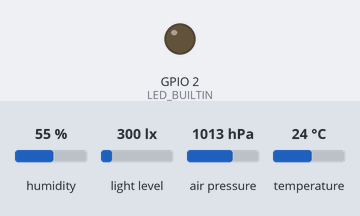
The program below on a simulated ESP32. On the bench: output pins drawn as LEDs (lit = HIGH). The inputs (shaded band) are chosen by the test bench; at power-on: humidity 55 %, light level 300 lx, air pressure 1013 hPa, temperature 24 °C. Nothing arrives over Bluetooth unless stated.

Above: at 0.2 s.
At 15.5 s:
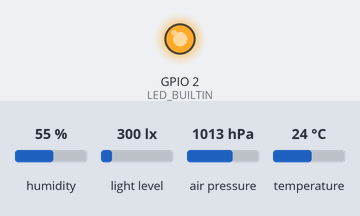
Timing chart, 0 to 78.0 s (numbered marks = the images above):
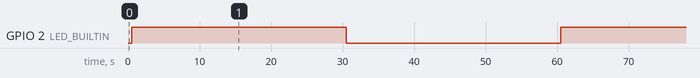

Measured:
- by itself, GPIO 2 (LED_BUILTIN): alternates HIGH for 30.0 s and LOW for 30.0 s

The program:

main.cpp
```cpp
#include <Arduino.h>
#include "datastore.h"
#include "tasks.h"

void setup()
{

  // https://github.com/stumpylog/bthome-weather-station
  ESP_LOGI("main", "Starting up...");

  datastore_init();

  xTaskCreatePinnedToCore(&task_ble_entry,                 // task
                          TASK_NAME_BLE,                   // task name
                          2048,                            // stack size
                          NULL,                            // parameters
                          5,                               // priority
                          &datastore.system.taskBleHandle, // returned task handle
                          0                                // pinned core
  );

  xTaskCreatePinnedToCore(&task_sensors_entry,                 // task
                          TASK_NAME_SENSORS,                   // task name
                          2048,                                // stack size
                          NULL,                                // parameters
                          5,                                   // priority
                          &datastore.system.taskSensorsHandle, // returned task handle
                          1                                    // pinned core
  );

  ESP_LOGI("main", "Start finished");
}

void loop()
{
  // put your main code here, to run repeatedly:
}
```

datastore.cpp
```cpp
#include "datastore.h"
#include "esp32-hal-log.h"

DataStore datastore;

static RTC_DATA_ATTR uint8_t bootCount{0};

void datastore_init(void)
{
    ESP_LOGI("datastore", "boot count: %d", bootCount);
    datastore.system.bootCount = bootCount;
    datastore.system.packetId = 0;
    bootCount++;
}
```

datastore.h
```cpp
#ifndef DATASTORE_H
#define DATASTORE_H

#include "freertos/FreeRTOS.h"
#include "freertos/task.h"

typedef struct SensorsData
{
    float temperature;
    float humidity;
    float pressure;
    float illuminance;
} SensorsData;

typedef struct SystemData
{
    uint8_t bootCount;
    uint8_t packetId;
    TaskHandle_t taskBleHandle;
    TaskHandle_t taskSensorsHandle;
} SystemData;

typedef struct DataStore
{
    SystemData system;
    SensorsData sensors;
} DataStore;

extern DataStore datastore;

void datastore_init(void);

#endif
```

task_ble.cpp
```cpp
#include <Arduino.h>
#include <NimBLEDevice.h>
#include "datastore.h"
#include "tasks.h"

const NimBLEUUID uuid = NimBLEUUID((uint16_t)0xD2FC);

void task_ble_entry(void *params)
{
    // wait some to time to initialize sensors
    vTaskDelay(1500 / portTICK_PERIOD_MS);

    BLEDevice::init("");

    ESP_LOGI(TASK_NAME_BLE, "Task BLE entry");

    for (;;)
    {
        // Wait for sensor task notify
        // Clear all bits on exit to reset
        if (pdTRUE == xTaskNotifyWait(0, 0xFFFFFFFF, NULL, 60000 / portTICK_PERIOD_MS))
        {
            ESP_LOGI(TASK_NAME_BLE, "notify");
        }
        else
        {
            ESP_LOGI(TASK_NAME_BLE, "timeout");
        }

        ESP_LOGI(TASK_NAME_BLE, "Packet #%d", datastore.system.packetId);

        BLEAdvertisementData data = BLEAdvertisementData();

        data.setFlags(0x06);

        std::string bth = "";

        // length
        bth += 0x12; //18

        // 16-bit UUID
        bth += 0x16;

        // UUID
        bth += 0xD2;
        bth += 0xFC;

        // BTHome device info
        bth += 0x40;

        // temperature
        bth += 0x02;

        int16_t t = datastore.sensors.temperature * 100;
        bth += (char)(t & 0xFF);          // lsb
        bth += (char)((t & 0xFF00) >> 8); // msb

        // humidity
        bth += 0x03;

        uint16_t h = datastore.sensors.humidity * 100;
        bth += (char)(h & 0xFF);          // lsb
        bth += (char)((h & 0xFF00) >> 8); // msb

        // pressure
        bth += 0x04;

        uint32_t p = datastore.sensors.pressure * 100;
        bth += (char)(p & 0xFF);             // lsb
        bth += (char)((p & 0xFF00) >> 8);
        bth += (char)((p & 0xFF0000) >> 16); // msb

        // illuminance
        bth += 0x05;

        uint32_t i = datastore.sensors.illuminance * 100;
        bth += (char)(i & 0xFF);             // lsb
        bth += (char)((i & 0xFF00) >> 8);
        bth += (char)((i & 0xFF0000) >> 16); // msb


        // // count packet
        // bth += 0x09;

        // bth += (char)(datastore.system.packetId & 0xFF);          // lsb
        // bth += (char)((datastore.system.packetId & 0xFF00) >> 8); // msb

        data.addData(bth);

        data.setName("BTHomeTest1");

        // std::string payload = data.getPayload();
        // for (size_t i = 0; i < payload.length(); i++)
        // {
        //     if (payload[i] > 32 && payload[i] < 127)
        //         ESP_LOGD(TASK_NAME_BLE, "payload[%2i]: %2X %3i %c", i, payload[i], payload[i], payload[i]);
        //     else
        //         ESP_LOGD(TASK_NAME_BLE, "payload[%2i]: %2X %3i", i, payload[i], payload[i]);
        // }

        BLEAdvertising *pAdvertising = BLEDevice::getAdvertising();
        pAdvertising->setAdvertisementData(data);

        ESP_LOGI(TASK_NAME_BLE, "ble advert start");
        pAdvertising->start();
        vTaskDelay(500 / portTICK_PERIOD_MS);
        pAdvertising->stop();
        ESP_LOGI(TASK_NAME_BLE, "ble advert stop");

        datastore.system.packetId++;
    }
}
```

task_sensors.cpp
```cpp
#include <Arduino.h>
#include <Adafruit_Sensor.h>
#include <Adafruit_BME280.h>
#include <BH1750.h>
#include <Wire.h>
#include "datastore.h"
#include "tasks.h"

#define I2C_MASTER_SCL_IO GPIO_NUM_22 /*!<gpio number for i2c master clock  */
#define I2C_MASTER_SDA_IO GPIO_NUM_21 /*!<gpio number for i2c master data */

Adafruit_BME280 bme;
unsigned bme_status;

BH1750 bh(0x23);
bool bh_status;

bool state = 0;

void task_sensors_entry(void *params)
{
    vTaskDelay(500 / portTICK_PERIOD_MS);

    ESP_LOGI(TASK_NAME_SENSORS, "Task SENSORS entry");

    Wire.begin();
    // byte error;
    // for (byte address = 1; address < 127; address++)
    // {
    //     Wire.beginTransmission(address);
    //     error = Wire.endTransmission();
    //     if (error == 0)
    //     {
    //         ESP_LOGI(TASK_NAME_SENSORS, "I2C device found at address 0x%2X", address);
    //     }
    // }

    // status = bmp.begin(BMP280_ADDRESS_ALT, BMP280_CHIPID);
    bme_status = bme.begin(0x76);
    if (bme_status)
    {
        ESP_LOGW(TASK_NAME_SENSORS, "BME280 sensor initialized");
    }
    else
    {
        ESP_LOGW(TASK_NAME_SENSORS, "Could not find a valid BME280 sensor");
        ESP_LOGI(TASK_NAME_SENSORS, "SensorID was: %#X", bme.sensorID());
    }

    bh_status = bh.begin(BH1750::CONTINUOUS_HIGH_RES_MODE);
    if (bh_status)
    {
        ESP_LOGW(TASK_NAME_SENSORS, "BH1750 sensor initialized");
    }
    else
    {
        ESP_LOGW(TASK_NAME_SENSORS, "Could not find a valid BH1750 sensor");
    }

    pinMode(LED_BUILTIN, OUTPUT);

    for (;;)
    {
        if (bme_status)
        {
            datastore.sensors.temperature = bme.readTemperature();
            ESP_LOGI(TASK_NAME_SENSORS, "temperature: %f", datastore.sensors.temperature);
            datastore.sensors.humidity = bme.readHumidity();
            ESP_LOGI(TASK_NAME_SENSORS, "humidity: %f", datastore.sensors.humidity);
            datastore.sensors.pressure = bme.readPressure() / 100.0F;
            ESP_LOGI(TASK_NAME_SENSORS, "pressure: %f", datastore.sensors.pressure);
        }

        if(bh_status)
        {
            datastore.sensors.illuminance = bh.readLightLevel();
            ESP_LOGI(TASK_NAME_SENSORS, "illuminance: %f", datastore.sensors.illuminance);
        }

        state = !state;
        if (state)
            digitalWrite(LED_BUILTIN, HIGH);
        else
            digitalWrite(LED_BUILTIN, LOW);

        xTaskNotifyGive(datastore.system.taskBleHandle);

        vTaskDelay(30000 / portTICK_PERIOD_MS);
    }
}
```

tasks.h
```cpp
#ifndef TASKS_H
#define TASKS_H

#define TASK_NAME_BLE    "task_ble"
#define TASK_NAME_SENSORS "task_sensors"

void task_ble_entry(void* params);

void task_sensors_entry(void* params);

#endif
```
